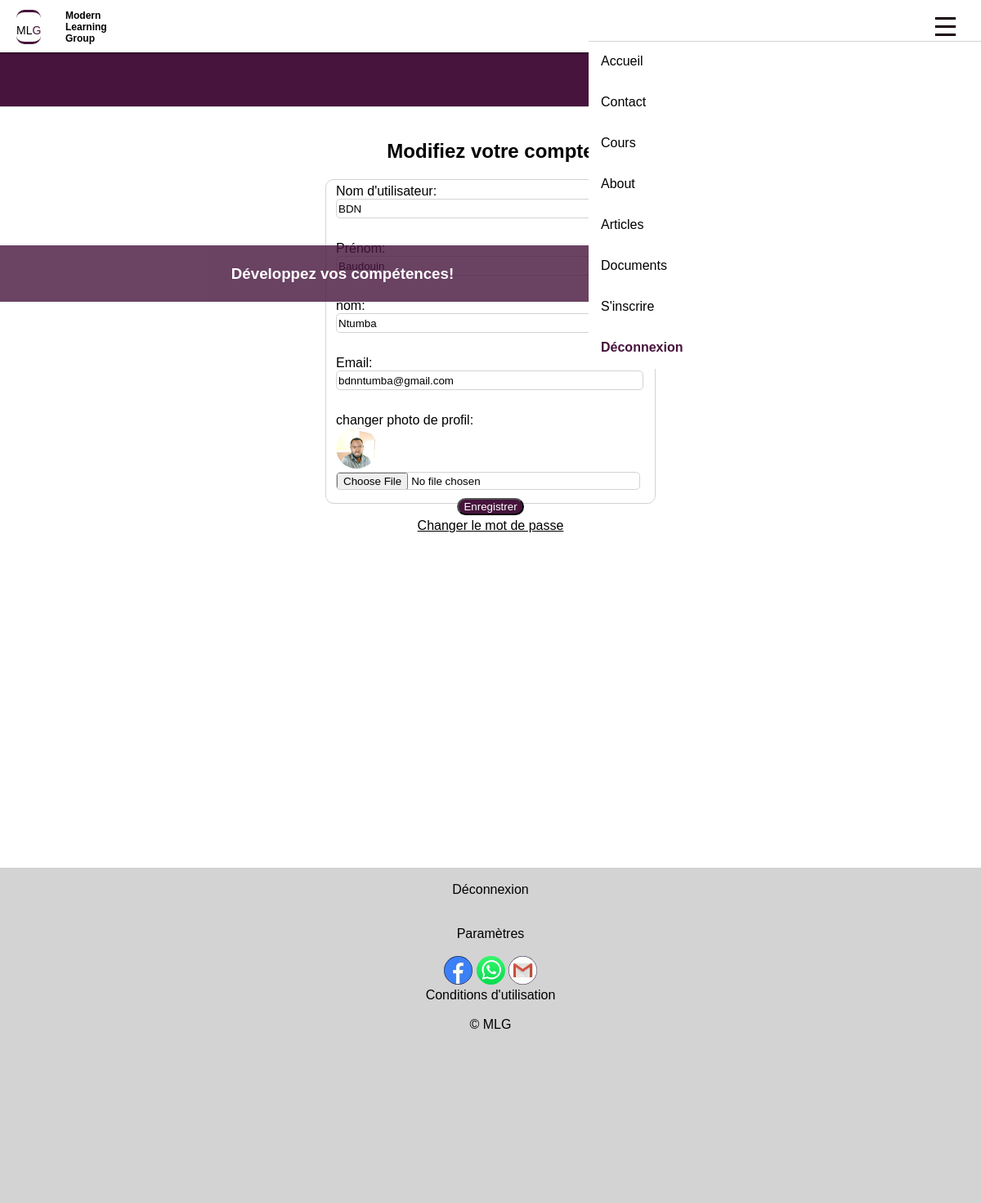
Screenshot of /settings/ (signed in) with the database file from the repository.
### learning/models.py (models this page shows)
class Inscrit(AbstractUser):
  photo = models.ImageField(upload_to = 'photos', default='photos/default.jpg', null = True)
  pass

### learning/views.py (the view, shortened to what this page needs)
# urls.py: path('settings/', views.settings_view, name='settings'),
def settings_view(request):
  form = InscritForm()
  return render(request, 'learning/settings.html', {'form':form})

### learning/forms.py
class InscritForm(forms.ModelForm):
  class Meta:
    model = Inscrit
    fields = ['username', 'first_name', 'last_name', 'email', 'password', 'photo']
    widgets = {
      'password':forms.PasswordInput(),
    }

### learning/templates/learning/settings.html (shortened to what this page needs)
{% extends 'base_template.html' %}
{% block content %}
{% if user.is_authenticated %}
<h2>Modifiez votre compte </h2>
<fieldset class='modify-form'>
  <form enctype="multipart/form-data" method="POST" action="{% url 'settings' %}">
    <div class="modify-form-div">
      <div>
        Nom d'utilisateur:
      </div>
      <div>
        <input name="username" type="text" value="{{user.username}}" />
      </div>
 <br>
      <div>
      </div>
      <div>
      </div>
 <br>
      <div>
        nom:
      </div>
      <div>
        <input name="last_name" type="text" value="{{user.last_name}}" />
      </div>
 <br>
      <div>
        Email:
      </div>
      <div>
        <input name="email" type="email" value="{{user.email}}" />
      </div>
 <br>
      <div>
        changer photo de profil:
      </div>
      <div>
        <img src="{{ user.photo.url }}" width="50"
        height="50" />
        {{form.photo}}
      </div>
    </div>
    <button type="submit" class="save-btn"> Enregistrer </button>
  </form>
</fieldset>
<br>
<a href="{% url 'password-change' %}">Changer le mot de passe</a>
{% endif %}
<br>
{% endblock %}

### learning/static/learning/main.css (style rules this page uses)
body { background-color: rgb(70, 20, 60); font-family: Garamond, Lucida, Arial, sans-serif; }
body a { color: black; }
button { border-radius: 20px; background-color: rgb(70, 20, 60); color: white; }
.save-btn { background: rgb(70, 20, 60); color: white; }
.modify-form-div div input { width: 97%; margin-bottom: 15px; border-radius: 5px; height: 20px; border: 1px solid lightgray; }
.modify-form { width: 75%; height: 380px; border: 1px solid lightgray; border-radius:10px; }
.modify-form-div div input { width: 98%; margin-bottom: 10px; border-radius: 5px; border: 1px solid lightgray; }
.modify-form-div div { text-align: left; }
.modify-form-div div img { border-radius: 30px; }
@media screen and (min-width: 900px) { .modify-form { width: 45%; height: 380px; border: 1px solid lightgray; } }
@media screen and (min-width: 900px) { .modify-form-div div input { width: 98%; margin-bottom: 10px; border-radius: 5px; border: 1px solid lightgray; } }
@media screen and (min-width: 900px) { .modify-form-div div { text-align: left; } }

### rows the page displays
Inscrit: username "BDN", last_name "Ntumba", email "bdnntumba@gmail.com", photo (picture)
